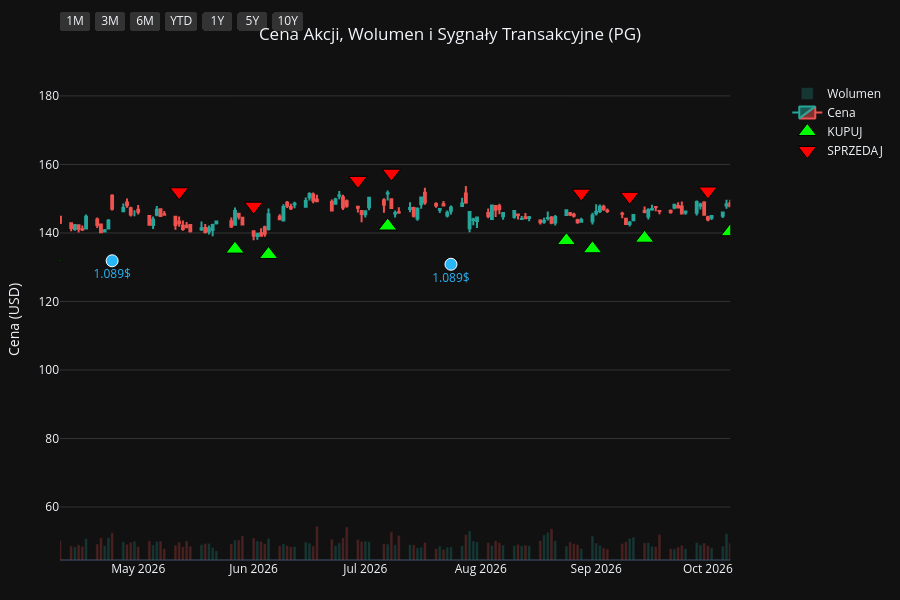
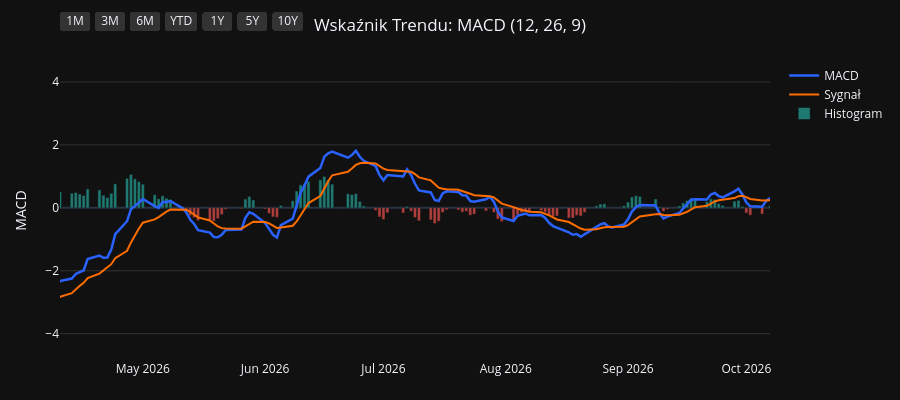
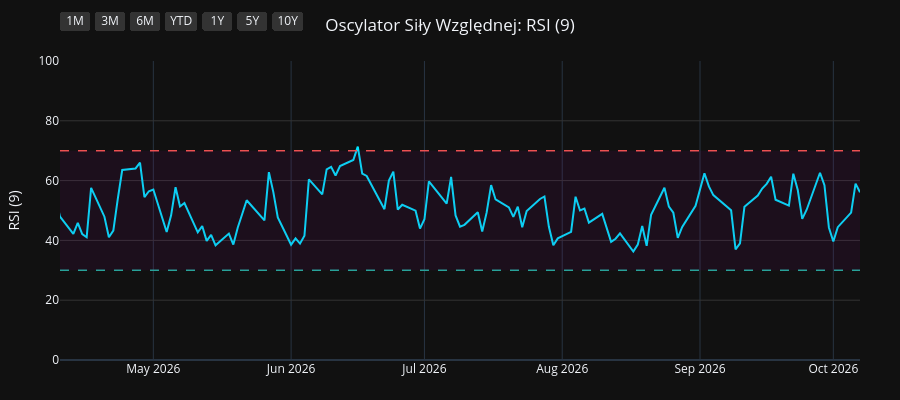
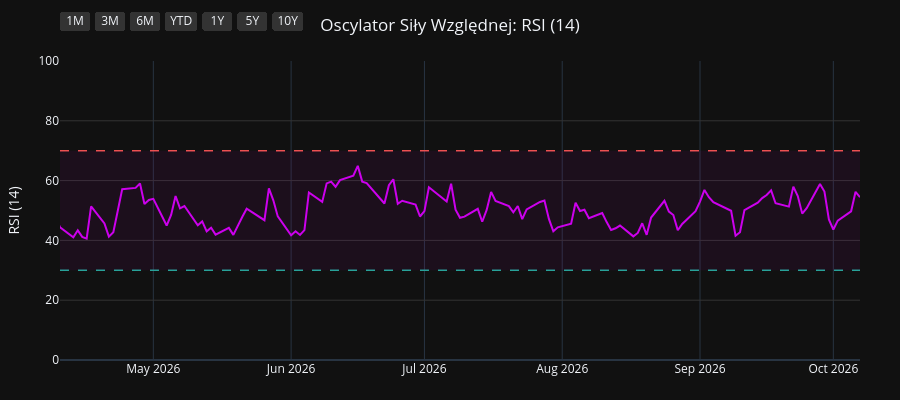

Notebook code for these charts, in order:
### Code cell
import os
import yfinance as yf
import pandas as pd
import pandas_ta as ta
import plotly.graph_objects as go
from plotly.subplots import make_subplots

# 1. Pobranie i przygotowanie danych
symbol = os.environ.get("STOCK_TICKER", "").strip().upper()
if not symbol:
    raise RuntimeError("Set STOCK_TICKER before running price_extractor.ipynb")
df = yf.Ticker(symbol).history(period="10y")
df.index = df.index.tz_localize(None)

# Wskaźniki i sygnały
df.ta.macd(fast=12, slow=26, signal=9, append=True)
df.ta.rsi(length=9, append=True)
df.ta.rsi(length=14, append=True)
df.ta.rsi(length=21, append=True)
df.dropna(inplace=True)

macd = df['MACD_12_26_9']
signal = df['MACDs_12_26_9']
wczorajszy_macd = macd.shift(1)
wczorajszy_signal = signal.shift(1)

df['Decyzja'] = 'BRAK'
df.loc[(macd > signal) & (wczorajszy_macd <= wczorajszy_signal), 'Decyzja'] = 'KUPUJ'
df.loc[(macd < signal) & (wczorajszy_macd >= wczorajszy_signal), 'Decyzja'] = 'SPRZEDAJ'

df_kupuj = df[df['Decyzja'] == 'KUPUJ']
df_sprzedaj = df[df['Decyzja'] == 'SPRZEDAJ']
df_dywidendy = df[df['Dividends'] > 0]
df_splity = df[df['Stock Splits'] > 0]

# Wspólna konfiguracja osi X
konfiguracja_osi_x = dict(
    type="date",
    showspikes=True, spikemode="across", spikesnap="cursor", spikedash="dot", spikecolor="#ffffff", spikethickness=1, hoverformat="%Y-%m-%d",
    rangeselector=dict(
        buttons=list([
            dict(count=1, label="1M", step="month", stepmode="backward"),
            dict(count=3, label="3M", step="month", stepmode="backward"),
            dict(count=6, label="6M", step="month", stepmode="backward"),
            dict(count=1, label="YTD", step="year", stepmode="todate"),
            dict(count=1, label="1Y", step="year", stepmode="backward"),
            dict(count=5, label="5Y", step="year", stepmode="backward"),
            dict(step="all", label="10Y")
        ]),
        bgcolor="#333333", activecolor="#2962ff", x=0, y=1.1
    )
)

# ==========================================
# WYKRES 1: CENA + WOLUMEN + SYGNAŁY
# ==========================================
fig1 = make_subplots(specs=[[{"secondary_y": True}]])

kolory_wolumenu = ['#26a69a' if row['Close'] >= row['Open'] else '#ef5350' for index, row in df.iterrows()]
fig1.add_trace(go.Bar(x=df.index, y=df['Volume'], marker_color=kolory_wolumenu, opacity=0.25, name='Wolumen'), secondary_y=True)
fig1.add_trace(go.Candlestick(x=df.index, open=df['Open'], high=df['High'], low=df['Low'], close=df['Close'], name='Cena', increasing_line_color='#26a69a', decreasing_line_color='#ef5350'), secondary_y=False)
fig1.add_trace(go.Scatter(x=df_kupuj.index, y=df_kupuj['Low'] * 0.95, customdata=df_kupuj[['Low', 'High']], mode='markers', marker=dict(symbol='triangle-up', size=16, color='#00ff00', line=dict(width=1, color='black')), name='KUPUJ', hovertemplate='KUPUJ<br>Najniższa: %{customdata[0]:.2f}<br>Najwyższa: %{customdata[1]:.2f}<extra></extra>'), secondary_y=False)
fig1.add_trace(go.Scatter(x=df_sprzedaj.index, y=df_sprzedaj['High'] * 1.05, customdata=df_sprzedaj[['Low', 'High']], mode='markers', marker=dict(symbol='triangle-down', size=16, color='#ff0000', line=dict(width=1, color='black')), name='SPRZEDAJ', hovertemplate='SPRZEDAJ<br>Najniższa: %{customdata[0]:.2f}<br>Najwyższa: %{customdata[1]:.2f}<extra></extra>'), secondary_y=False)

if not df_dywidendy.empty:
    fig1.add_trace(go.Scatter(x=df_dywidendy.index, y=df_dywidendy['Low'] * 0.90, mode='markers+text', marker=dict(symbol='circle', size=12, color='#29b6f6', line=dict(width=1, color='white')), text=df_dywidendy['Dividends'].apply(lambda x: f"{x}$"), textposition="bottom center", name='Dywidenda', showlegend=False, hovertemplate='Dywidenda: %{text}<extra></extra>', textfont=dict(color="#29b6f6")), secondary_y=False)
if not df_splity.empty:
                    fig1.add_trace(go.Scatter(x=df_splity.index, y=df_splity['High'], mode='markers+text', marker=dict(symbol='star', size=16, color='#ffee58', line=dict(width=1, color='black')), text=df_splity['Stock Splits'].apply(lambda x: f"{x:g}:1" if x >= 1 else f"1:{1 / x:g}"), textposition="top center", name='Split', hovertemplate='%{text}<extra></extra>', textfont=dict(color="#ffee58")), secondary_y=False)

fig1.update_layout(title=dict(text=f"Cena Akcji, Wolumen i Sygnały Transakcyjne ({symbol})", x=0.5, xanchor='center'), dragmode='pan', xaxis_rangeslider_visible=False, template='plotly_dark', height=600, hovermode='x unified', margin=dict(l=60, r=40, t=60, b=40))
fig1.update_xaxes(**konfiguracja_osi_x)
fig1.update_xaxes(range=[df.index.max() - pd.Timedelta(days=180), df.index.max()])
fig1.update_yaxes(title_text="Cena (USD)", secondary_y=False, gridcolor='#333333')
fig1.update_yaxes(range=[0, df['Volume'].max() * 4], showgrid=False, showticklabels=False, secondary_y=True)
fig1.show(config={'scrollZoom': True})

# ==========================================
# WYKRES 2: WSKAŹNIK MACD
# ==========================================
fig2 = go.Figure()
fig2.add_trace(go.Scatter(x=df.index, y=df['MACD_12_26_9'], line=dict(color='#2962ff', width=2.5), name='MACD'))
fig2.add_trace(go.Scatter(x=df.index, y=df['MACDs_12_26_9'], line=dict(color='#ff6d00', width=2), name='Sygnał'))
kolory_macd = ['#26a69a' if val >= 0 else '#ef5350' for val in df['MACDh_12_26_9']]
fig2.add_trace(go.Bar(x=df.index, y=df['MACDh_12_26_9'], marker_color=kolory_macd, name='Histogram', opacity=0.7))
fig2.update_layout(title=dict(text="Wskaźnik Trendu: MACD (12, 26, 9)", x=0.5, xanchor='center'), dragmode='pan', xaxis_rangeslider_visible=False, template='plotly_dark', height=400, hovermode='x unified', margin=dict(l=60, r=40, t=60, b=40))
fig2.update_xaxes(**konfiguracja_osi_x)
fig2.update_xaxes(range=[df.index.max() - pd.Timedelta(days=180), df.index.max()])
fig2.update_yaxes(title_text="MACD", gridcolor='#333333')
fig2.show(config={'scrollZoom': True})

# ==========================================
# WYKRES 3: OSCYLATOR RSI (9)
# ==========================================
fig3 = go.Figure()
fig3.add_trace(go.Scatter(x=df.index, y=df['RSI_9'], line=dict(color='#00e5ff', width=2), name='RSI (9)'))
fig3.add_hline(y=70, line_dash="dash", line_color="#ef5350", line_width=1.5)
fig3.add_hline(y=30, line_dash="dash", line_color="#26a69a", line_width=1.5)
fig3.add_hrect(y0=30, y1=70, line_width=0, fillcolor="purple", opacity=0.1)
fig3.update_layout(title=dict(text="Oscylator Siły Względnej: RSI (9)", x=0.5, xanchor='center'), dragmode='pan', xaxis_rangeslider_visible=False, template='plotly_dark', height=400, hovermode='x unified', margin=dict(l=60, r=40, t=60, b=40))
fig3.update_xaxes(**konfiguracja_osi_x)
fig3.update_xaxes(range=[df.index.max() - pd.Timedelta(days=180), df.index.max()])
fig3.update_yaxes(title_text="RSI (9)", range=[0, 100], gridcolor='#333333')
fig3.show(config={'scrollZoom': True})

# ==========================================
# WYKRES 4: OSCYLATOR RSI (14)
# ==========================================
fig4 = go.Figure()
fig4.add_trace(go.Scatter(x=df.index, y=df['RSI_14'], line=dict(color='#d500f9', width=2), name='RSI (14)'))
fig4.add_hline(y=70, line_dash="dash", line_color="#ef5350", line_width=1.5)
fig4.add_hline(y=30, line_dash="dash", line_color="#26a69a", line_width=1.5)
fig4.add_hrect(y0=30, y1=70, line_width=0, fillcolor="purple", opacity=0.1)
fig4.update_layout(title=dict(text="Oscylator Siły Względnej: RSI (14)", x=0.5, xanchor='center'), dragmode='pan', xaxis_rangeslider_visible=False, template='plotly_dark', height=400, hovermode='x unified', margin=dict(l=60, r=40, t=60, b=40))
fig4.update_xaxes(**konfiguracja_osi_x)
fig4.update_xaxes(range=[df.index.max() - pd.Timedelta(days=180), df.index.max()])
fig4.update_yaxes(title_text="RSI (14)", range=[0, 100], gridcolor='#333333')
fig4.show(config={'scrollZoom': True})

# ==========================================
# WYKRES 5: OSCYLATOR RSI (21)
# ==========================================
fig5 = go.Figure()
fig5.add_trace(go.Scatter(x=df.index, y=df['RSI_21'], line=dict(color='#64dd17', width=2), name='RSI (21)'))
fig5.add_hline(y=70, line_dash="dash", line_color="#ef5350", line_width=1.5)
fig5.add_hline(y=30, line_dash="dash", line_color="#26a69a", line_width=1.5)
fig5.add_hrect(y0=30, y1=70, line_width=0, fillcolor="purple", opacity=0.1)
fig5.update_layout(title=dict(text="Oscylator Siły Względnej: RSI (21)", x=0.5, xanchor='center'), dragmode='pan', xaxis_rangeslider_visible=False, template='plotly_dark', height=400, hovermode='x unified', margin=dict(l=60, r=40, t=60, b=40))
fig5.update_xaxes(**konfiguracja_osi_x)
fig5.update_xaxes(range=[df.index.max() - pd.Timedelta(days=180), df.index.max()])
fig5.update_yaxes(title_text="RSI (21)", range=[0, 100], gridcolor='#333333')
fig5.show(config={'scrollZoom': True})

### Figure 1 — Plotly figure (JSON) as saved in the notebook; plotly's stock layout.template omitted (floating-point values rounded to 4 significant figures; data arrays with more than 128 entries replaced by an {"elided": "..."} marker saying what was removed)
{"data": [{"marker": {"color": {"elided": "2479 str values"}}, "name": "Wolumen", "opacity": 0.25, "type": "bar", "x": {"elided": "2479 str values"}, "xaxis": "x", "y": {"elided": "2479 int values"}, "yaxis": "y2"}, {"close": {"elided": "2479 float values"}, "decreasing": {"line": {"color": "#ef5350"}}, "high": {"elided": "2479 float values"}, "increasing": {"line": {"color": "#26a69a"}}, "low": {"elided": "2479 float values"}, "name": "Cena", "open": {"elided": "2479 float values"}, "type": "candlestick", "x": {"elided": "2479 str values"}, "xaxis": "x", "yaxis": "y"}, {"customdata": {"elided": "103x2 float values"}, "hovertemplate": "KUPUJ<br>Najniższa: %{customdata[0]:.2f}<br>Najwyższa: %{customdata[1]:.2f}<extra></extra>", "marker": {"color": "#00ff00", "line": {"color": "black", "width": 1}, "size": 16, "symbol": "triangle-up"}, "mode": "markers", "name": "KUPUJ", "type": "scatter", "x": ["2017-01-17T00:00:00", "2017-02-15T00:00:00", "2017-04-18T00:00:00", "2017-04-25T00:00:00", "2017-05-19T00:00:00", "2017-07-18T00:00:00", "2017-09-20T00:00:00", "2017-10-13T00:00:00", "2017-11-08T00:00:00", "2018-01-22T00:00:00", "2018-02-20T00:00:00", "2018-02-22T00:00:00", "2018-03-02T00:00:00", "2018-03-28T00:00:00", "2018-05-09T00:00:00", "2018-07-27T00:00:00", "2018-08-16T00:00:00", "2018-09-19T00:00:00", "2018-10-19T00:00:00", "2018-12-14T00:00:00", "2019-01-18T00:00:00", "2019-01-23T00:00:00", "2019-03-14T00:00:00", "2019-04-08T00:00:00", "2019-04-15T00:00:00", "2019-05-16T00:00:00", "2019-06-07T00:00:00", "2019-07-03T00:00:00", "2019-07-30T00:00:00", "2019-08-16T00:00:00", "2019-08-27T00:00:00", "2019-09-26T00:00:00", "2019-10-23T00:00:00", "2019-11-19T00:00:00", "2019-11-26T00:00:00", "2020-01-15T00:00:00", "2020-02-05T00:00:00", "2020-02-21T00:00:00", "2020-03-30T00:00:00", "2020-05-28T00:00:00", "2020-07-01T00:00:00", "2020-08-25T00:00:00", "2020-10-06T00:00:00", "2020-11-06T00:00:00", "2020-11-12T00:00:00", "2020-12-17T00:00:00", "2021-02-10T00:00:00", "2021-03-08T00:00:00", "2021-05-10T00:00:00", "2021-06-28T00:00:00", "2021-08-13T00:00:00", "2021-09-14T00:00:00", "2021-10-11T00:00:00", "2021-10-26T00:00:00", "2021-12-06T00:00:00", "2022-02-03T00:00:00", "2022-03-18T00:00:00", "2022-06-02T00:00:00", "2022-06-23T00:00:00", "2022-07-25T00:00:00", "2022-08-03T00:00:00", "2022-10-17T00:00:00", "2023-02-17T00:00:00", "2023-04-21T00:00:00", "2023-06-13T00:00:00", "2023-07-20T00:00:00", "2023-09-18T00:00:00", "2023-10-16T00:00:00", "2023-11-30T00:00:00", "2023-12-28T00:00:00", "2024-02-23T00:00:00", "2024-04-19T00:00:00", "2024-06-10T00:00:00", "2024-06-18T00:00:00", "2024-07-17T00:00:00", "2024-08-05T00:00:00", "2024-08-20T00:00:00", "2024-08-30T00:00:00", "2024-10-15T00:00:00", "2024-11-13T00:00:00", "2025-01-22T00:00:00", "2025-02-21T00:00:00", "2025-04-01T00:00:00", "2025-04-14T00:00:00", "2025-05-15T00:00:00", "2025-07-02T00:00:00", "2025-07-22T00:00:00", "2025-08-11T00:00:00", "2025-09-17T00:00:00", "2025-10-20T00:00:00", "2025-11-13T00:00:00", "2025-11-18T00:00:00", "2025-12-16T00:00:00", "2026-01-12T00:00:00", "2026-02-23T00:00:00", "2026-04-08T00:00:00", "2026-05-27T00:00:00", "2026-06-05T00:00:00", "2026-07-07T00:00:00", "2026-08-24T00:00:00", "2026-08-31T00:00:00", "2026-09-14T00:00:00", "2026-10-07T00:00:00"], "xaxis": "x", "y": [61.15, 66.0, 66.39, 66.25, 63.44, 64.76, 70.02, 69.1, 65.26, 68.77, 61.42, 60.74, 59.41, 59.06, 54.85, 61.31, 63.51, 64.63, 66.05, 74.74, 71.42, 73.46, 79.02, 81.2, 82.21, 84.21, 85.12, 88.36, 94.47, 93.51, 95.25, 98.23, 97.5, 96.94, 96.36, 100.0, 101.0, 101.4, 88.71, 93.11, 96.36, 112.4, 113.2, 116.8, 115.7, 113.1, 105.6, 103.4, 112.7, 111.9, 119.2, 121.1, 118.4, 118.7, 126.3, 136.6, 125.3, 121.2, 118.1, 121.9, 120.5, 107.7, 118.4, 134.8, 125.9, 130.0, 134.8, 127.7, 132.6, 128.1, 142.4, 137.4, 148.6, 149.4, 149.7, 150.0, 151.3, 152.7, 155.6, 150.0, 148.9, 151.1, 154.0, 151.0, 145.5, 146.5, 143.0, 141.5, 146.2, 139.6, 137.2, 135.2, 134.4, 131.7, 150.0, 132.8, 135.3, 133.7, 142.0, 137.8, 135.4, 138.5, 140.4], "yaxis": "y"}, {"customdata": {"elided": "103x2 float values"}, "hovertemplate": "SPRZEDAJ<br>Najniższa: %{customdata[0]:.2f}<br>Najwyższa: %{customdata[1]:.2f}<extra></extra>", "marker": {"color": "#ff0000", "line": {"color": "black", "width": 1}, "size": 16, "symbol": "triangle-down"}, "mode": "markers", "name": "SPRZEDAJ", "type": "scatter", "x": ["2017-01-10T00:00:00", "2017-02-14T00:00:00", "2017-03-02T00:00:00", "2017-04-21T00:00:00", "2017-04-26T00:00:00", "2017-06-27T00:00:00", "2017-08-23T00:00:00", "2017-09-21T00:00:00", "2017-10-20T00:00:00", "2018-01-02T00:00:00", "2018-01-23T00:00:00", "2018-02-21T00:00:00", "2018-03-01T00:00:00", "2018-03-22T00:00:00", "2018-04-19T00:00:00", "2018-07-19T00:00:00", "2018-08-10T00:00:00", "2018-08-23T00:00:00", "2018-09-25T00:00:00", "2018-11-20T00:00:00", "2018-12-17T00:00:00", "2019-01-22T00:00:00", "2019-02-25T00:00:00", "2019-04-04T00:00:00", "2019-04-10T00:00:00", "2019-04-23T00:00:00", "2019-05-22T00:00:00", "2019-06-27T00:00:00", "2019-07-23T00:00:00", "2019-08-05T00:00:00", "2019-08-23T00:00:00", "2019-09-10T00:00:00", "2019-10-02T00:00:00", "2019-11-05T00:00:00", "2019-11-22T00:00:00", "2019-12-23T00:00:00", "2020-01-31T00:00:00", "2020-02-11T00:00:00", "2020-02-24T00:00:00", "2020-04-29T00:00:00", "2020-06-24T00:00:00", "2020-08-19T00:00:00", "2020-08-26T00:00:00", "2020-10-22T00:00:00", "2020-11-09T00:00:00", "2020-11-18T00:00:00", "2021-01-13T00:00:00", "2021-02-26T00:00:00", "2021-04-14T00:00:00", "2021-05-27T00:00:00", "2021-08-11T00:00:00", "2021-08-23T00:00:00", "2021-09-16T00:00:00", "2021-10-21T00:00:00", "2021-11-30T00:00:00", "2022-01-06T00:00:00", "2022-02-07T00:00:00", "2022-05-02T00:00:00", "2022-06-09T00:00:00", "2022-07-20T00:00:00", "2022-07-29T00:00:00", "2022-08-24T00:00:00", "2022-12-15T00:00:00", "2023-04-18T00:00:00", "2023-05-04T00:00:00", "2023-07-11T00:00:00", "2023-08-14T00:00:00", "2023-09-20T00:00:00", "2023-11-20T00:00:00", "2023-12-05T00:00:00", "2024-02-12T00:00:00", "2024-02-26T00:00:00", "2024-05-23T00:00:00", "2024-06-12T00:00:00", "2024-06-25T00:00:00", "2024-07-30T00:00:00", "2024-08-15T00:00:00", "2024-08-28T00:00:00", "2024-09-18T00:00:00", "2024-10-23T00:00:00", "2024-12-09T00:00:00", "2025-02-18T00:00:00", "2025-03-12T00:00:00", "2025-04-04T00:00:00", "2025-04-24T00:00:00", "2025-06-06T00:00:00", "2025-07-09T00:00:00", "2025-07-31T00:00:00", "2025-09-15T00:00:00", "2025-09-18T00:00:00", "2025-11-04T00:00:00", "2025-11-17T00:00:00", "2025-12-04T00:00:00", "2026-01-05T00:00:00", "2026-02-19T00:00:00", "2026-03-03T00:00:00", "2026-05-12T00:00:00", "2026-06-01T00:00:00", "2026-06-29T00:00:00", "2026-07-08T00:00:00", "2026-08-28T00:00:00", "2026-09-10T00:00:00", "2026-10-01T00:00:00"], "xaxis": "x", "y": [68.04, 71.65, 74.39, 73.07, 73.66, 73.13, 76.43, 77.95, 74.76, 76.4, 75.54, 68.5, 66.39, 64.91, 63.99, 67.53, 69.72, 71.29, 71.98, 80.69, 83.02, 79.56, 87.1, 89.89, 91.05, 90.91, 93.48, 96.29, 102.0, 102.2, 105.6, 106.5, 108.7, 105.8, 106.7, 111.3, 113.0, 112.4, 112.6, 105.7, 105.7, 122.9, 125.6, 129.4, 133.2, 128.8, 125.1, 115.7, 123.8, 126.9, 132.3, 134.2, 134.1, 131.2, 138.0, 153.5, 151.6, 152.2, 138.0, 135.5, 134.7, 139.2, 144.7, 145.3, 151.0, 143.7, 152.8, 150.2, 147.5, 149.0, 154.9, 158.4, 166.2, 165.8, 167.0, 161.5, 168.8, 170.3, 175.0, 170.3, 173.9, 166.9, 173.0, 174.8, 163.1, 167.4, 160.3, 155.0, 161.7, 162.2, 153.6, 152.0, 151.4, 145.2, 165.5, 167.8, 152.0, 147.8, 155.3, 157.4, 151.6, 150.7, 152.2], "yaxis": "y"}, {"hovertemplate": "Dywidenda: %{text}<extra></extra>", "marker": {"color": "#29b6f6", "line": {"color": "white", "width": 1}, "size": 12, "symbol": "circle"}, "mode": "markers+text", "name": "Dywidenda", "showlegend": false, "text": ["0.67$", "0.69$", "0.69$", "0.69$", "0.69$", "0.717$", "0.717$", "0.717$", "0.717$", "0.746$", "0.746$", "0.746$", "0.746$", "0.791$", "0.791$", "0.791$", "0.791$", "0.87$", "0.87$", "0.87$", "0.87$", "0.913$", "0.913$", "0.913$", "0.913$", "0.941$", "0.941$", "0.941$", "0.941$", "1.007$", "1.007$", "1.007$", "1.007$", "1.057$", "1.057$", "1.057$", "1.057$", "1.089$", "1.089$"], "textfont": {"color": "#29b6f6"}, "textposition": "bottom center", "type": "scatter", "x": ["2017-01-18T00:00:00", "2017-04-19T00:00:00", "2017-07-19T00:00:00", "2017-10-19T00:00:00", "2018-01-18T00:00:00", "2018-04-19T00:00:00", "2018-07-19T00:00:00", "2018-10-18T00:00:00", "2019-01-17T00:00:00", "2019-04-17T00:00:00", "2019-07-18T00:00:00", "2019-10-17T00:00:00", "2020-01-23T00:00:00", "2020-04-23T00:00:00", "2020-07-23T00:00:00", "2020-10-22T00:00:00", "2021-01-21T00:00:00", "2021-04-22T00:00:00", "2021-07-22T00:00:00", "2021-10-21T00:00:00", "2022-01-20T00:00:00", "2022-04-21T00:00:00", "2022-07-21T00:00:00", "2022-10-20T00:00:00", "2023-01-19T00:00:00", "2023-04-20T00:00:00", "2023-07-20T00:00:00", "2023-10-19T00:00:00", "2024-01-18T00:00:00", "2024-04-18T00:00:00", "2024-07-19T00:00:00", "2024-10-18T00:00:00", "2025-01-24T00:00:00", "2025-04-21T00:00:00", "2025-07-18T00:00:00", "2025-10-24T00:00:00", "2026-01-23T00:00:00", "2026-04-24T00:00:00", "2026-07-24T00:00:00"], "xaxis": "x", "y": [58.89, 62.78, 61.93, 64.92, 64.36, 53.75, 56.93, 58.99, 67.15, 78.85, 86.48, 88.36, 94.3, 90.63, 97.04, 109.6, 102.0, 105.4, 108.2, 110.8, 128.2, 130.8, 112.6, 103.4, 116.8, 124.3, 123.2, 123.2, 123.7, 132.2, 142.5, 144.5, 140.8, 142.7, 134.3, 133.4, 132.8, 131.9, 130.9], "yaxis": "y"}], "layout": {"dragmode": "pan", "height": 600, "hovermode": "x unified", "margin": {"b": 40, "l": 60, "r": 40, "t": 60}, "title": {"text": "Cena Akcji, Wolumen i Sygnały Transakcyjne (PG)", "x": 0.5, "xanchor": "center"}, "xaxis": {"anchor": "y", "domain": [0.0, 0.94], "hoverformat": "%Y-%m-%d", "range": ["2026-04-10T00:00:00", "2026-10-07T00:00:00"], "rangeselector": {"activecolor": "#2962ff", "bgcolor": "#333333", "buttons": [{"count": 1, "label": "1M", "step": "month", "stepmode": "backward"}, {"count": 3, "label": "3M", "step": "month", "stepmode": "backward"}, {"count": 6, "label": "6M", "step": "month", "stepmode": "backward"}, {"count": 1, "label": "YTD", "step": "year", "stepmode": "todate"}, {"count": 1, "label": "1Y", "step": "year", "stepmode": "backward"}, {"count": 5, "label": "5Y", "step": "year", "stepmode": "backward"}, {"label": "10Y", "step": "all"}], "x": 0, "y": 1.1}, "rangeslider": {"visible": false}, "showspikes": true, "spikecolor": "#ffffff", "spikedash": "dot", "spikemode": "across", "spikesnap": "cursor", "spikethickness": 1, "type": "date"}, "yaxis": {"anchor": "x", "domain": [0.0, 1.0], "gridcolor": "#333333", "title": {"text": "Cena (USD)"}}, "yaxis2": {"anchor": "x", "overlaying": "y", "range": [0, 242483600], "showgrid": false, "showticklabels": false, "side": "right"}}}

### Figure 2 — Plotly figure (JSON) as saved in the notebook; plotly's stock layout.template omitted (floating-point values rounded to 4 significant figures; data arrays with more than 128 entries replaced by an {"elided": "..."} marker saying what was removed)
{"data": [{"line": {"color": "#2962ff", "width": 2.5}, "name": "MACD", "type": "scatter", "x": {"elided": "2479 str values"}, "y": {"elided": "2479 float values"}}, {"line": {"color": "#ff6d00", "width": 2}, "name": "Sygnał", "type": "scatter", "x": {"elided": "2479 str values"}, "y": {"elided": "2479 float values"}}, {"marker": {"color": {"elided": "2479 str values"}}, "name": "Histogram", "opacity": 0.7, "type": "bar", "x": {"elided": "2479 str values"}, "y": {"elided": "2479 float values"}}], "layout": {"dragmode": "pan", "height": 400, "hovermode": "x unified", "margin": {"b": 40, "l": 60, "r": 40, "t": 60}, "title": {"text": "Wskaźnik Trendu: MACD (12, 26, 9)", "x": 0.5, "xanchor": "center"}, "xaxis": {"hoverformat": "%Y-%m-%d", "range": ["2026-04-10T00:00:00", "2026-10-07T00:00:00"], "rangeselector": {"activecolor": "#2962ff", "bgcolor": "#333333", "buttons": [{"count": 1, "label": "1M", "step": "month", "stepmode": "backward"}, {"count": 3, "label": "3M", "step": "month", "stepmode": "backward"}, {"count": 6, "label": "6M", "step": "month", "stepmode": "backward"}, {"count": 1, "label": "YTD", "step": "year", "stepmode": "todate"}, {"count": 1, "label": "1Y", "step": "year", "stepmode": "backward"}, {"count": 5, "label": "5Y", "step": "year", "stepmode": "backward"}, {"label": "10Y", "step": "all"}], "x": 0, "y": 1.1}, "rangeslider": {"visible": false}, "showspikes": true, "spikecolor": "#ffffff", "spikedash": "dot", "spikemode": "across", "spikesnap": "cursor", "spikethickness": 1, "type": "date"}, "yaxis": {"gridcolor": "#333333", "title": {"text": "MACD"}}}}

### Figure 3 — Plotly figure (JSON) as saved in the notebook; plotly's stock layout.template omitted (floating-point values rounded to 4 significant figures; data arrays with more than 128 entries replaced by an {"elided": "..."} marker saying what was removed)
{"data": [{"line": {"color": "#00e5ff", "width": 2}, "name": "RSI (9)", "type": "scatter", "x": {"elided": "2479 str values"}, "y": {"elided": "2479 float values"}}], "layout": {"dragmode": "pan", "height": 400, "hovermode": "x unified", "margin": {"b": 40, "l": 60, "r": 40, "t": 60}, "shapes": [{"line": {"color": "#ef5350", "dash": "dash", "width": 1.5}, "type": "line", "x0": 0, "x1": 1, "xref": "x domain", "y0": 70, "y1": 70, "yref": "y"}, {"line": {"color": "#26a69a", "dash": "dash", "width": 1.5}, "type": "line", "x0": 0, "x1": 1, "xref": "x domain", "y0": 30, "y1": 30, "yref": "y"}, {"fillcolor": "purple", "line": {"width": 0}, "opacity": 0.1, "type": "rect", "x0": 0, "x1": 1, "xref": "x domain", "y0": 30, "y1": 70, "yref": "y"}], "title": {"text": "Oscylator Siły Względnej: RSI (9)", "x": 0.5, "xanchor": "center"}, "xaxis": {"hoverformat": "%Y-%m-%d", "range": ["2026-04-10T00:00:00", "2026-10-07T00:00:00"], "rangeselector": {"activecolor": "#2962ff", "bgcolor": "#333333", "buttons": [{"count": 1, "label": "1M", "step": "month", "stepmode": "backward"}, {"count": 3, "label": "3M", "step": "month", "stepmode": "backward"}, {"count": 6, "label": "6M", "step": "month", "stepmode": "backward"}, {"count": 1, "label": "YTD", "step": "year", "stepmode": "todate"}, {"count": 1, "label": "1Y", "step": "year", "stepmode": "backward"}, {"count": 5, "label": "5Y", "step": "year", "stepmode": "backward"}, {"label": "10Y", "step": "all"}], "x": 0, "y": 1.1}, "rangeslider": {"visible": false}, "showspikes": true, "spikecolor": "#ffffff", "spikedash": "dot", "spikemode": "across", "spikesnap": "cursor", "spikethickness": 1, "type": "date"}, "yaxis": {"gridcolor": "#333333", "range": [0, 100], "title": {"text": "RSI (9)"}}}}

### Figure 4 — Plotly figure (JSON) as saved in the notebook; plotly's stock layout.template omitted (floating-point values rounded to 4 significant figures; data arrays with more than 128 entries replaced by an {"elided": "..."} marker saying what was removed)
{"data": [{"line": {"color": "#d500f9", "width": 2}, "name": "RSI (14)", "type": "scatter", "x": {"elided": "2479 str values"}, "y": {"elided": "2479 float values"}}], "layout": {"dragmode": "pan", "height": 400, "hovermode": "x unified", "margin": {"b": 40, "l": 60, "r": 40, "t": 60}, "shapes": [{"line": {"color": "#ef5350", "dash": "dash", "width": 1.5}, "type": "line", "x0": 0, "x1": 1, "xref": "x domain", "y0": 70, "y1": 70, "yref": "y"}, {"line": {"color": "#26a69a", "dash": "dash", "width": 1.5}, "type": "line", "x0": 0, "x1": 1, "xref": "x domain", "y0": 30, "y1": 30, "yref": "y"}, {"fillcolor": "purple", "line": {"width": 0}, "opacity": 0.1, "type": "rect", "x0": 0, "x1": 1, "xref": "x domain", "y0": 30, "y1": 70, "yref": "y"}], "title": {"text": "Oscylator Siły Względnej: RSI (14)", "x": 0.5, "xanchor": "center"}, "xaxis": {"hoverformat": "%Y-%m-%d", "range": ["2026-04-10T00:00:00", "2026-10-07T00:00:00"], "rangeselector": {"activecolor": "#2962ff", "bgcolor": "#333333", "buttons": [{"count": 1, "label": "1M", "step": "month", "stepmode": "backward"}, {"count": 3, "label": "3M", "step": "month", "stepmode": "backward"}, {"count": 6, "label": "6M", "step": "month", "stepmode": "backward"}, {"count": 1, "label": "YTD", "step": "year", "stepmode": "todate"}, {"count": 1, "label": "1Y", "step": "year", "stepmode": "backward"}, {"count": 5, "label": "5Y", "step": "year", "stepmode": "backward"}, {"label": "10Y", "step": "all"}], "x": 0, "y": 1.1}, "rangeslider": {"visible": false}, "showspikes": true, "spikecolor": "#ffffff", "spikedash": "dot", "spikemode": "across", "spikesnap": "cursor", "spikethickness": 1, "type": "date"}, "yaxis": {"gridcolor": "#333333", "range": [0, 100], "title": {"text": "RSI (14)"}}}}
